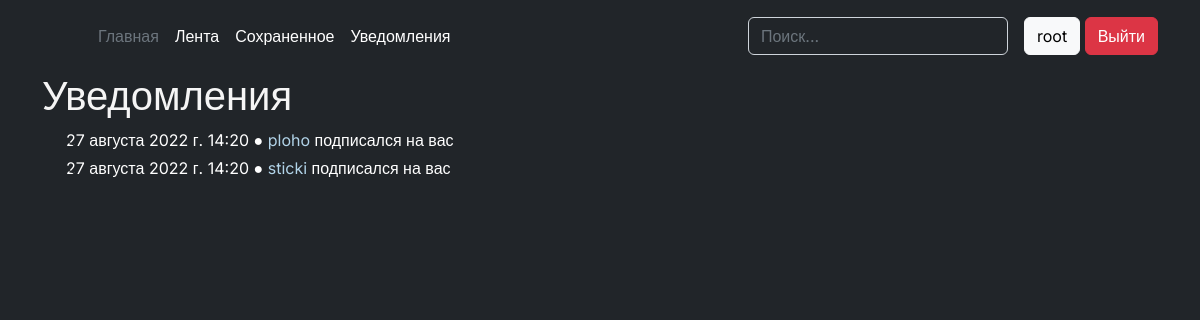
The page /notifications/ (signed in) on the database as committed earlier.
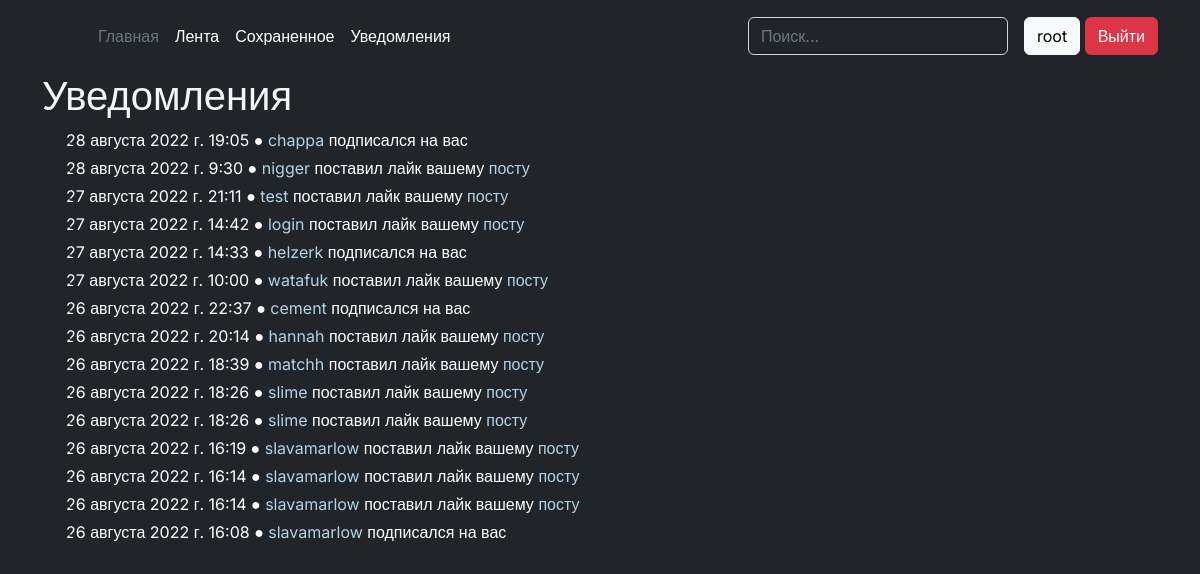
The same page on the database as committed later.
### notifications/models.py (models this page shows)
class Notification(models.Model):
    user = models.ForeignKey(User, on_delete=models.CASCADE, related_name='user')
    sender = models.ForeignKey(User, on_delete=models.CASCADE, related_name='sender')
    action = models.CharField(max_length=120)
    post = models.ForeignKey(Post, on_delete=models.CASCADE, null=True, blank=True, related_name='post')
    created = models.DateTimeField(auto_now_add=True)

### notifications/views.py (the view)
# urls.py: path('', views.get_notifications, name='notifications')
@login_required
def get_notifications(request):
    context = {}
    context['notifications'] = get_all_notifications(request)
    return render(request, 'notifications.html', context=context)

### notifications/controllers.py (called while the page is built)
def get_all_notifications(request):
    notifications = list(Notification.objects.filter(user=request.user).order_by('-created').all())[:20]
    return notifications

### templates/notifications.html (shortened to what this page needs)
{% extends 'base.html' %}
{% block content %}
<div class="container">
    <h1>Уведомления</h1>
    <div class="container px-4">
        {% for notification in notifications %}
        <p class="lines">{{ notification.created }} ● <a href="{% url 'profile' username=notification.sender.username %}" class="custom-link">{{ notification.sender.username }}</a> {{ notification.action }} {% if notification.action == 'подписался' %}на вас{% else %} вашему <a href="{% url 'get_post' post_id=notification.post.id %}" class="custom-link">посту</a>{% endif %}</p>>
        {% endfor %}
    </div>
</div>
{% endblock %}

Rows that differ between the two databases and show on the page:
no longer on this page (row edited): Notification: created "27 августа 2022 г. 14:20", sender.username "ploho", action "подписался", shows "на вас"
added Notification: created "28 августа 2022 г. 19:05", sender.username "chappa", action "подписался", shows "на вас"
added Notification: created "28 августа 2022 г. 9:30", sender.username "nigger", action "поставил лайк", shows "вашему"
added Notification: created "27 августа 2022 г. 21:11", sender.username "test", action "поставил лайк", shows "вашему"
added Notification: created "27 августа 2022 г. 14:42", sender.username "login", action "поставил лайк", shows "вашему"
added Notification: created "27 августа 2022 г. 14:33", sender.username "helzerk", action "подписался", shows "на вас"
added Notification: created "27 августа 2022 г. 10:00", sender.username "watafuk", action "поставил лайк", shows "вашему"
added Notification: created "26 августа 2022 г. 22:37", sender.username "cement", action "подписался", shows "на вас"
added Notification: created "26 августа 2022 г. 20:14", sender.username "hannah", action "поставил лайк", shows "вашему"
added Notification: created "26 августа 2022 г. 18:39", sender.username "matchh", action "поставил лайк", shows "вашему"
added Notification: created "26 августа 2022 г. 18:26", sender.username "slime", action "поставил лайк", shows "вашему"
added Notification: created "26 августа 2022 г. 18:26", sender.username "slime", action "поставил лайк", shows "вашему"
added Notification: created "26 августа 2022 г. 16:19", sender.username "slavamarlow", action "поставил лайк", shows "вашему"
added Notification: created "26 августа 2022 г. 16:14", sender.username "slavamarlow", action "поставил лайк", shows "вашему"
added Notification: created "26 августа 2022 г. 16:14", sender.username "slavamarlow", action "поставил лайк", shows "вашему"
changed Notification: created "27 августа 2022 г. 14:20" → "26 августа 2022 г. 16:08"; sender.username "sticki" → "slavamarlow"
